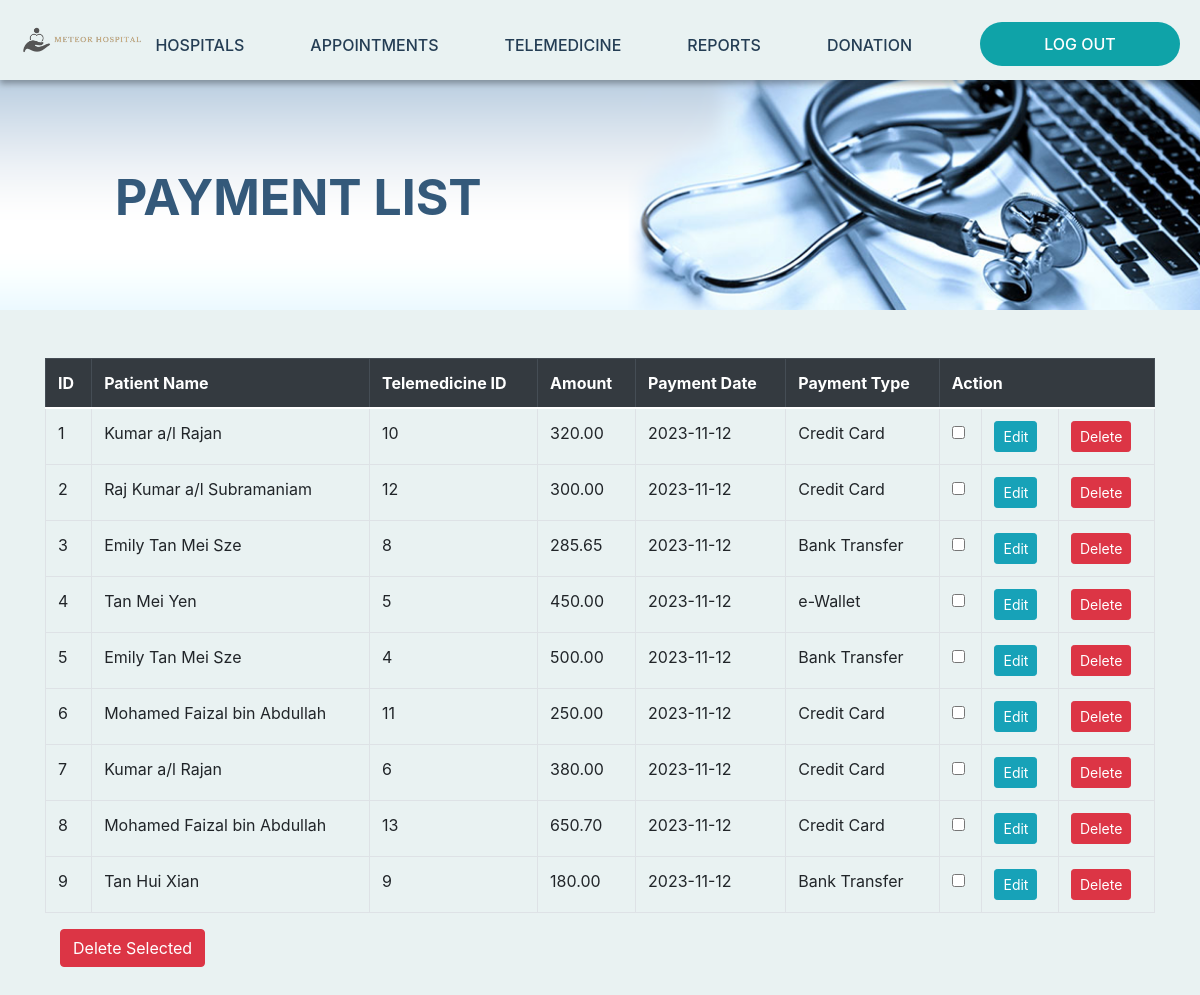
The app's page /payment_list.php with its own data.
### tables this page shows
CREATE TABLE `payments` (
  `paymentID` int(11) NOT NULL COMMENT 'Payment ID',
  `patientIC` varchar(12) NOT NULL COMMENT 'Reference to patients table',
  `telemedicineID` int(11) NOT NULL COMMENT 'Reference to telemedicine table',
  `amount` decimal(10,2) NOT NULL COMMENT 'Amount paid',
  `paymentDate` date NOT NULL COMMENT 'Date of payment made',
  `paymentType` varchar(30) NOT NULL COMMENT 'Payment type'
);

CREATE TABLE `patients` (
  `patientIC` varchar(12) NOT NULL COMMENT 'IC number without dash',
  `patientName` varchar(60) NOT NULL COMMENT 'Patient name',
  `password` varchar(30) NOT NULL COMMENT 'Password',
  `patientDOB` date NOT NULL COMMENT 'Date of Birth',
  `gender` varchar(6) NOT NULL DEFAULT 'MALE' COMMENT 'Gender',
  `patientEmail` varchar(50) NOT NULL COMMENT 'Email',
  `patientAddress` varchar(255) NOT NULL COMMENT 'Address in short',
  `patientContact` varchar(12) NOT NULL COMMENT 'Contact number'
);

### payment_list.php (the view, shortened to what this page needs)
<?php
include("connection.php");
include("header.php");
include("navigation-admin.php");
$sql = "SELECT payments.paymentID, patients.patientName, payments.telemedicineID, payments.amount, payments.paymentDate, payments.paymentType
        FROM payments
        INNER JOIN patients ON payments.patientIC = patients.patientIC";
$result = $mysqli->query($sql);
?>
<div class="banner-appointment-list">
    <div class="col-md-8 intro">
        <div class="banner-text">
            <p class="page-title">PAYMENT LIST</p>
        </div>
    </div>
</div>
<div class="container mt-5">
    <form method="post">
        <table class="table table-bordered table-hover">
            <thead class="thead-dark">
                <tr>
                    <th>ID</th>
                    <th>Patient Name</th>
                    <th>Telemedicine ID</th>
                    <th>Amount</th>
                    <th>Payment Date</th>
                    <th>Payment Type</th>
                    <th colspan="3">Action</th>
                </tr>
            </thead>
            <tbody>
                <?php
                if ($result) {
                    while ($row = $result->fetch_assoc()) {
                        echo "<tr>";
                        echo "<td>" . $row["paymentID"] . "</td>";
                        echo "<td>" . $row["patientName"] . "</td>";
                        echo "<td>" . $row["telemedicineID"] . "</td>";
                        echo "<td>" . $row["amount"] . "</td>";
                        echo "<td>" . $row["paymentDate"] . "</td>";
                        echo "<td>" . $row["paymentType"] . "</td>";
                        echo "<td><input type='checkbox' name='selected_payments[]' value='" . $row["paymentID"] . "'></td>";
                        echo "<td><a href='#' class='btn btn-info btn-sm'>Edit</a></td>";
                        echo "<td><a href='delete.php?table=payments&column=paymentID&ID=" . $row["paymentID"] . "' class='btn btn-danger btn-sm'>Delete</a></td>";
                        echo "</tr>";
                    }
                } else {
                    echo "<tr><td colspan='7'>No payment records found.</td></tr>";
                }
                ?>
            </tbody>
        </table>
        <div class="container mt-3">
            <button type='submit' class='btn btn-danger mb-5' name='delete_selected'>Delete Selected</button>
        </div>
    </form>
</div>
</html>

### index.css (style rules this page uses)
body { background-color: #e9f2f2; }
.banner-appointment-list { margin-left: auto; margin-right: auto; width: 100%; height: 230px; background-image: url("images/admin-appointment.png"); background-size: cover; background-position: center; }
.banner-text { width: 100%; padding-left: 100px; }
.page-title { font-size: 50px; font-weight: 700; color: #34597a; }

### main.css (style rules this page uses)
.intro { padding-top: 80px; }

### records on screen
payments: paymentID "1", patientIC.patientName "Kumar a/l Rajan", telemedicineID "10", amount "320.00", paymentDate "2023-11-12", paymentType "Credit Card"
payments: paymentID "2", patientIC.patientName "Raj Kumar a/l Subramaniam", telemedicineID "12", amount "300.00", paymentDate "2023-11-12", paymentType "Credit Card"
payments: paymentID "3", patientIC.patientName "Emily Tan Mei Sze", telemedicineID "8", amount "285.65", paymentDate "2023-11-12", paymentType "Bank Transfer"
payments: paymentID "4", patientIC.patientName "Tan Mei Yen", telemedicineID "5", amount "450.00", paymentDate "2023-11-12", paymentType "e-Wallet"
payments: paymentID "5", patientIC.patientName "Emily Tan Mei Sze", telemedicineID "4", amount "500.00", paymentDate "2023-11-12", paymentType "Bank Transfer"
payments: paymentID "6", patientIC.patientName "Mohamed Faizal bin Abdullah", telemedicineID "11", amount "250.00", paymentDate "2023-11-12", paymentType "Credit Card"
payments: paymentID "7", patientIC.patientName "Kumar a/l Rajan", telemedicineID "6", amount "380.00", paymentDate "2023-11-12", paymentType "Credit Card"
payments: paymentID "8", patientIC.patientName "Mohamed Faizal bin Abdullah", telemedicineID "13", amount "650.70", paymentDate "2023-11-12", paymentType "Credit Card"
payments: paymentID "9", patientIC.patientName "Tan Hui Xian", telemedicineID "9", amount "180.00", paymentDate "2023-11-12", paymentType "Bank Transfer"
